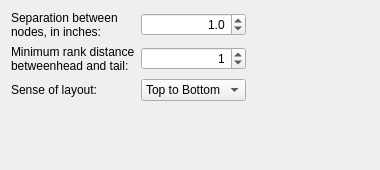
<?xml version="1.0" encoding="UTF-8"?>
<ui version="4.0">
 <class>gvizDotSettingsForm</class>
 <widget class="QWidget" name="gvizDotSettingsForm">
  <property name="geometry">
   <rect>
    <x>0</x>
    <y>0</y>
    <width>380</width>
    <height>170</height>
   </rect>
  </property>
  <property name="windowTitle">
   <string>Form</string>
  </property>
  <layout class="QGridLayout" name="gridLayout">
   <item row="0" column="0">
    <widget class="QLabel" name="nodeSepLabel">
     <property name="text">
      <string>Separation between
nodes, in inches:</string>
     </property>
    </widget>
   </item>
   <item row="0" column="1">
    <widget class="QDoubleSpinBox" name="nodeSep">
     <property name="alignment">
      <set>Qt::AlignRight|Qt::AlignTrailing|Qt::AlignVCenter</set>
     </property>
     <property name="decimals">
      <number>1</number>
     </property>
     <property name="value">
      <double>1.000000000000000</double>
     </property>
    </widget>
   </item>
   <item row="1" column="0">
    <widget class="QLabel" name="minLenLabel">
     <property name="text">
      <string>Minimum rank distance
betweenhead and tail:</string>
     </property>
    </widget>
   </item>
   <item row="1" column="1">
    <widget class="QSpinBox" name="minLen">
     <property name="alignment">
      <set>Qt::AlignRight|Qt::AlignTrailing|Qt::AlignVCenter</set>
     </property>
     <property name="value">
      <number>1</number>
     </property>
    </widget>
   </item>
   <item row="2" column="0">
    <widget class="QLabel" name="rankdirLabel">
     <property name="text">
      <string>Sense of layout:</string>
     </property>
    </widget>
   </item>
   <item row="2" column="1">
    <widget class="QComboBox" name="rankdir">
     <item>
      <property name="text">
       <string>Top to Bottom</string>
      </property>
     </item>
     <item>
      <property name="text">
       <string>Bottom to Top</string>
      </property>
     </item>
     <item>
      <property name="text">
       <string>Left to Right</string>
      </property>
     </item>
     <item>
      <property name="text">
       <string>Right to Left</string>
      </property>
     </item>
    </widget>
   </item>
   <item row="3" column="0">
    <spacer name="verticalSpacer">
     <property name="orientation">
      <enum>Qt::Vertical</enum>
     </property>
     <property name="sizeHint" stdset="0">
      <size>
       <width>20</width>
       <height>40</height>
      </size>
     </property>
    </spacer>
   </item>
   <item row="0" column="2">
    <spacer name="horizontalSpacer">
     <property name="orientation">
      <enum>Qt::Horizontal</enum>
     </property>
     <property name="sizeHint" stdset="0">
      <size>
       <width>40</width>
       <height>20</height>
      </size>
     </property>
    </spacer>
   </item>
  </layout>
 </widget>
 <resources/>
 <connections/>
</ui>
